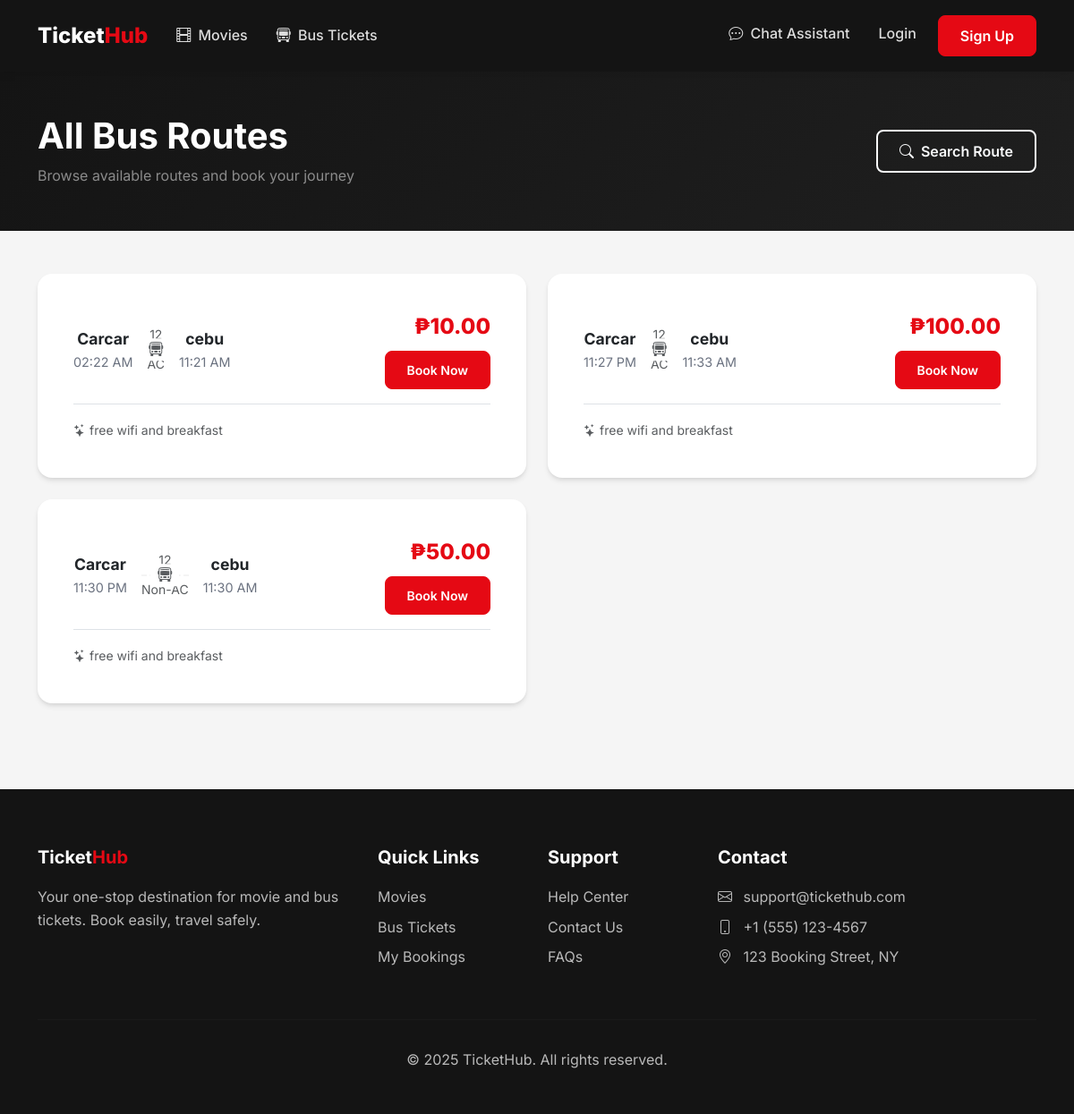
Before: /bus/list with the older database file.
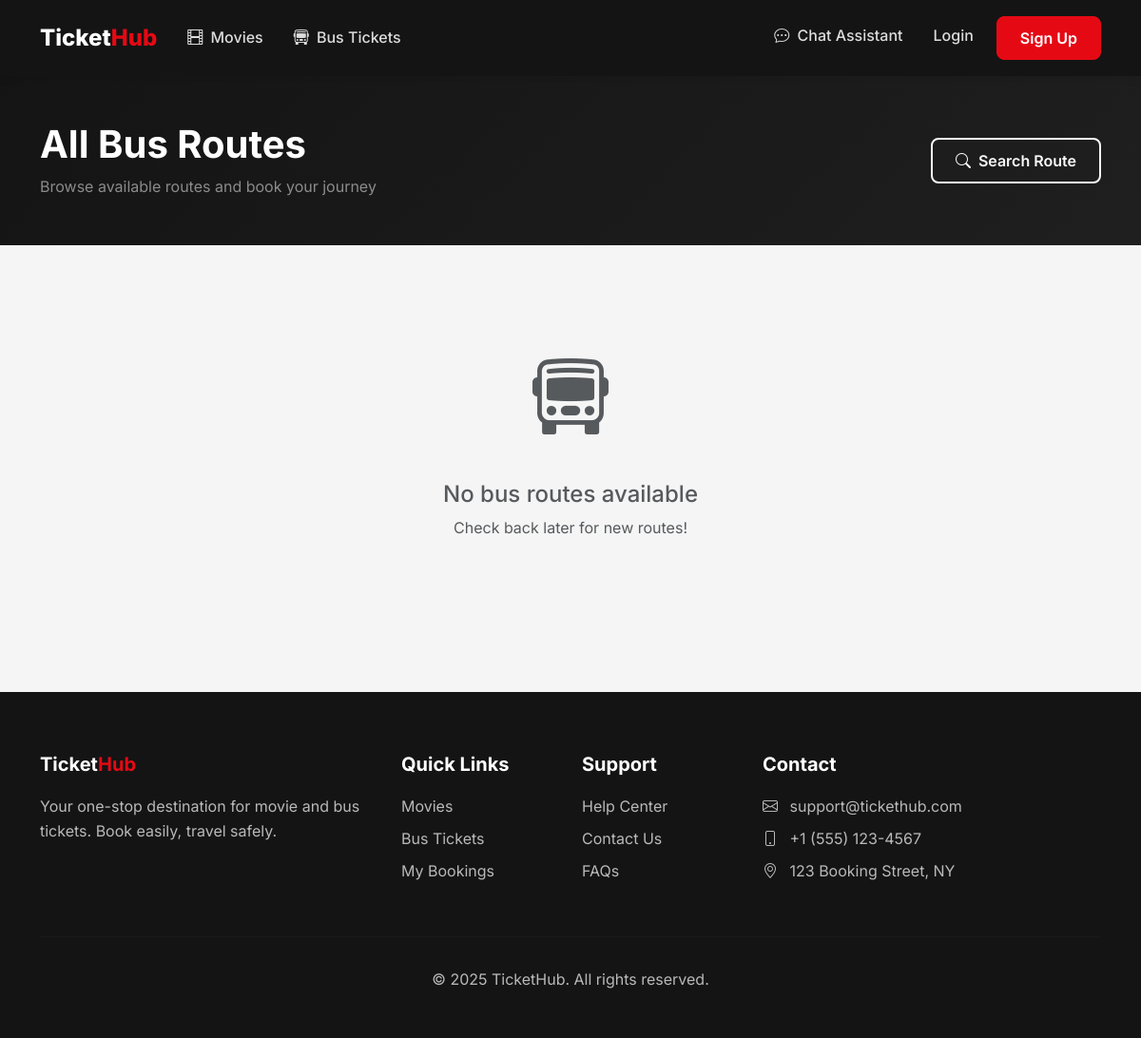
After: the same page with the newer database file.
### flask_app/app.py (models this page shows)
class BusRoute(db.Model):
    id = db.Column(db.Integer, primary_key=True)
    origin = db.Column(db.String(100), nullable=False)
    destination = db.Column(db.String(100), nullable=False)
    bus_operator = db.Column(db.String(100))
    bus_type = db.Column(db.String(50))  # AC, Non-AC, Sleeper, etc.
    departure_time = db.Column(db.Time, nullable=False)
    arrival_time = db.Column(db.Time, nullable=False)
    duration = db.Column(db.String(50))
    price = db.Column(db.Float, nullable=False)
    total_seats = db.Column(db.Integer, default=40)
    amenities = db.Column(db.String(255))  # WiFi, Charging, etc.
    is_active = db.Column(db.Boolean, default=True)
    schedules = db.relationship('BusSchedule', backref='route', lazy=True)

### flask_app/app.py (the view)
@app.route('/bus')
@app.route('/bus/list')
def bus_routes():
    today = datetime.now().date()
    routes = BusRoute.query.filter_by(is_active=True).order_by(BusRoute.departure_time).all()
    routes = [r for r in routes if not is_route_departed_for_date(r, today)]
    return render_template('bus/list.html', routes=routes)

### flask_app/app.py (called while the page is built)
@app.after_request
def add_no_cache_headers(response):
    if request.endpoint != 'static':
        response.headers['Cache-Control'] = 'no-store, no-cache, must-revalidate, private, max-age=0'
        response.headers['Pragma'] = 'no-cache'
        response.headers['Expires'] = '0'
    return response

def is_route_departed_for_date(route, travel_date, now_dt=None):
    if not route or not getattr(route, 'departure_time', None) or not travel_date:
        return False
    now_dt = now_dt or datetime.now()
    if travel_date < now_dt.date():
        return True
    if travel_date > now_dt.date():
        return False
    departure_dt = datetime.combine(travel_date, route.departure_time)
    arrival_time = getattr(route, 'arrival_time', None) or route.departure_time
    arrival_dt = datetime.combine(travel_date, arrival_time)
    if arrival_dt <= departure_dt:
        arrival_dt = arrival_dt + timedelta(days=1)
    return departure_dt <= now_dt < arrival_dt

### flask_app/templates/bus/list.html (shortened to what this page needs)
{% extends 'base.html' %}
{% block content %}
<section class="py-5" style="background: linear-gradient(135deg, var(--dark) 0%, var(--dark-lighter) 100%);">
    <div class="container">
        <div class="row align-items-center">
            <div class="col">
                <h1 class="text-white fw-bold mb-2">All Bus Routes</h1>
                <p class="text-white-50 mb-0">Browse available routes and book your journey</p>
            </div>
            <div class="col-auto mt-3 mt-md-0">
                <a href="{{ url_for('search_bus') }}" class="btn btn-outline-light">
                    <i class="bi bi-search me-2"></i>Search Route
                </a>
            </div>
        </div>
    </div>
</section>
<section class="py-5">
    <div class="container">
        {% if routes %}
            <div class="row g-4">
                {% for route in routes %}
                <div class="col-lg-6">
                    <div class="card bus-card">
                        <div class="card-body">
                            <div class="d-flex justify-content-between align-items-center">
                                <div class="route-info flex-grow-1">
                                    <div class="d-flex align-items-center gap-3">
                                        <div class="text-center">
                                            <div class="city">{{ route.origin }}</div>
                                            <div class="time">{{ route.departure_time.strftime('%I:%M %p') }}</div>
                                        </div>
                                        <div class="flex-grow-1 text-center">
                                            <div class="text-muted small mb-1">{{ route.duration or '---' }}</div>
                                            <div class="position-relative">
                                                <i class="bi bi-bus-front position-absolute top-50 start-50 translate-middle bg-white px-2 text-muted"></i>
                                            </div>
                                            <div class="text-muted small mt-1">{{ route.bus_type or 'Standard' }}</div>
                                        </div>
                                        <div class="text-center">
                                            <div class="city">{{ route.destination }}</div>
                                            <div class="time">{{ route.arrival_time.strftime('%I:%M %p') }}</div>
                                        </div>
                                    </div>
                                </div>
                                <div class="ms-4 text-end">
                                    <div class="price">₱{{ "%.2f"|format(route.price) }}</div>
                                    <a href="{{ url_for('book_bus', route_id=route.id) }}" class="btn btn-primary btn-sm mt-2">Book Now</a>
                                </div>
                            </div>
                            {% if route.amenities %}
                            <div class="mt-3 pt-3 border-top">
                                <small class="text-muted">
                                    <i class="bi bi-stars me-1"></i>{{ route.amenities }}
                                </small>
                            </div>
                            {% endif %}
                        </div>
                    </div>
                </div>
                {% endfor %}
            </div>
        {% else %}
            <div class="text-center py-5">
                <i class="bi bi-bus-front text-muted" style="font-size: 5rem;"></i>
                <h4 class="mt-4 text-muted">No bus routes available</h4>
                <p class="text-muted">Check back later for new routes!</p>
            </div>
        {% endif %}
    </div>
</section>
{% endblock %}

Changed rows visible on the page:
removed BusRoute: origin "Carcar", departure_time "02:22 AM", duration "12", bus_type "AC", destination "cebu", arrival_time "11:21 AM", price "10.00", amenities "free wifi and breakfast"
no longer on this page (row edited): BusRoute: origin "Carcar", departure_time "11:27 PM", duration "12", bus_type "AC", destination "cebu", arrival_time "11:33 AM", price "100.00", amenities "free wifi and breakfast"
removed BusRoute: origin "Carcar", departure_time "11:30 PM", duration "12", bus_type "Non-AC", destination "cebu", arrival_time "11:30 AM", price "50.00", amenities "free wifi and breakfast"
Other visible differences:
text now shown: "No bus routes available Check back later for new routes!"
